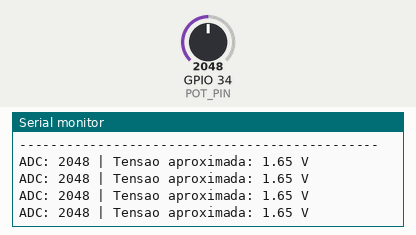
A sketch run on a simulated ESP32. Shown: the last lines printed to the serial monitor. Inputs (shaded band) come from the test bench; at power-on: GPIO 34 (POT_PIN) = 2048 (analog values on the 0–4095 scale).

Above: at 1.2 s.
1.3 s: GPIO 34 (POT_PIN) set to 2866
At 1.71 s:
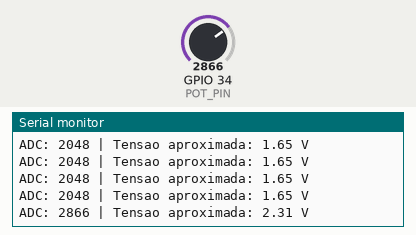
2.8 s: GPIO 34 (POT_PIN) set to 3603
At 2.92 s:
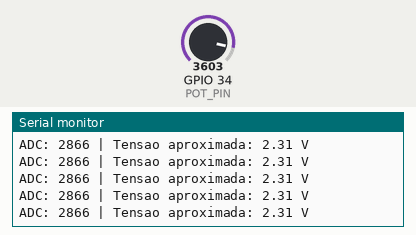
Timing chart, 0 to 5.8 s (numbered marks = the images above; inputs shaded):
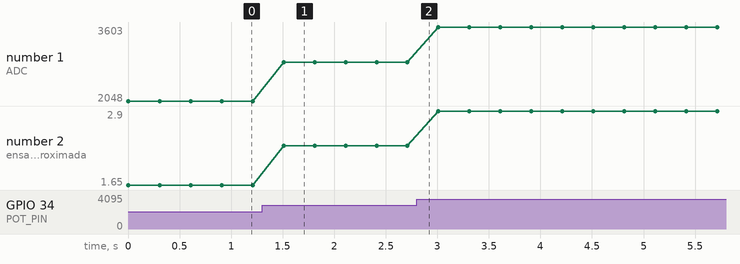

The sketch:

pratica_03_esp32_potentiometer.ino
```cpp
// ======================================================
// Prática 3 — ESP32 com Potenciômetro
//
// Objetivo:
// - Ler um sinal analógico com o ADC do ESP32
// - Exibir o valor bruto da leitura
// - Converter aproximadamente para tensão
//
// Sugestão de conexão:
// - Terminal 1 do potenciômetro -> 3.3V
// - Terminal 2, central       -> GPIO34
// - Terminal 3 do potenciômetro -> GND
//
// Observação:
// - GPIO34 é apenas entrada e possui ADC.
// ======================================================

#define POT_PIN 34

const float ADC_MAX = 4095.0;   // resolução padrão de 12 bits no ESP32
const float VREF = 3.3;         // tensão máxima esperada no pino

void setup() {
  Serial.begin(115200);

  // Configura a resolução do ADC para 12 bits: valores de 0 a 4095
  analogReadResolution(12);

  // Configura a atenuação para permitir leitura próxima de 0 a 3.3 V
  analogSetPinAttenuation(POT_PIN, ADC_11db);

  Serial.println("Pratica 3 — Leitura de potenciometro com ESP32");
  Serial.println("POT -> GPIO34");
  Serial.println("----------------------------------------------");
}

void loop() {
  int adcValue = analogRead(POT_PIN);

  float voltage = (adcValue / ADC_MAX) * VREF;

  Serial.print("ADC: ");
  Serial.print(adcValue);

  Serial.print(" | Tensao aproximada: ");
  Serial.print(voltage, 2);
  Serial.println(" V");

  delay(300);
}
```

Measured:
- after the input at 1.3 s, the serial monitor: prints a new line after 0.21 s (image 1)
- plotted number 1: 2048 → 2866 after the input at 1.3 s, 2866 → 3603 after the input at 2.8 s
- plotted number 2: 1.65 → 2.31 after the input at 1.3 s, 2.31 → 2.9 after the input at 2.8 s
